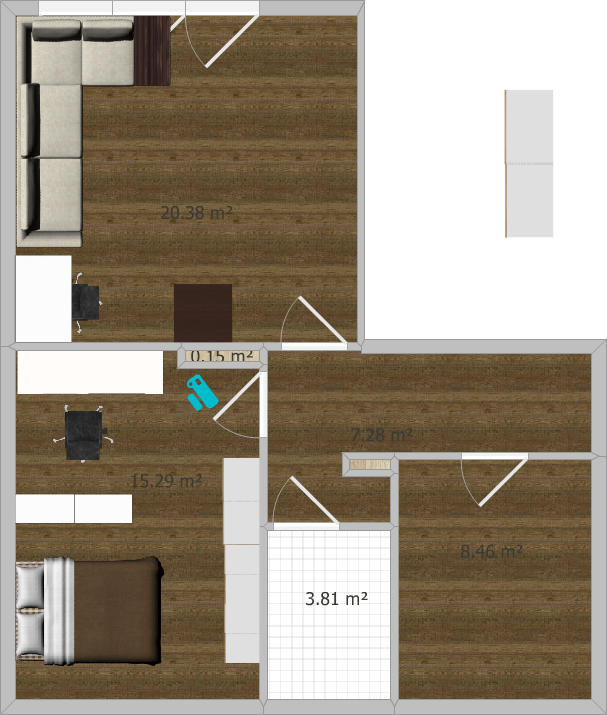
#> input picture prom_espnow/prom_espnow_pc/flat.png, 607 x 715 px
$ python calibration_visualization.py
#> lines starting #> are read from the running program, lines starting #| are printed output that depends on the picture
import pandas as pd
import matplotlib.pyplot as plt
from scipy.optimize import curve_fit
import numpy as np
from PIL import Image

def log_path_loss_model(distance, L0, EXP):
    rssi = L0 - 10.0 * EXP * np.log10(distance)
    return rssi

CONFIG = {
    "2024_09_22_00_07_58_distance_6m_more_detailed.csv": (
        "flat.png",
        lambda background, w, h: background.crop((200, 50, w - 200, h - 180)).transpose(Image.Transpose.ROTATE_90)
    ),
    "2024_09_22_13_52_00_distance_8m_corridor_bedroom.csv": (
        "flat.png",
        lambda background, w, h: background.crop((15, 300, w - 15, h - 200)).transpose(Image.Transpose.ROTATE_180)
    )
}

current_file = "2024_09_22_13_52_00_distance_8m_corridor_bedroom.csv"

filepath = "./calibrations/" + current_file

use_background = current_file in CONFIG
if use_background:
    background_filepath = "./" + CONFIG[current_file][0]
    background_lambda = CONFIG[current_file][1]

    background = Image.open(background_filepath)
#> background is the input picture: PIL image 607x715 RGBA; mean R, G, B, A 157.3, 146.7, 131.4, 255
    w, h = background.size
#> w = 607; h = 715
    background = background_lambda(background, w, h)
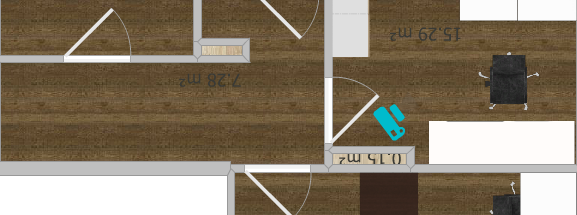
#> background: PIL image 577x215 RGBA; mean R, G, B, A 135.9, 122.7, 103.3, 255


#> (the run stopped early here; a loop or call above may not have finished)
